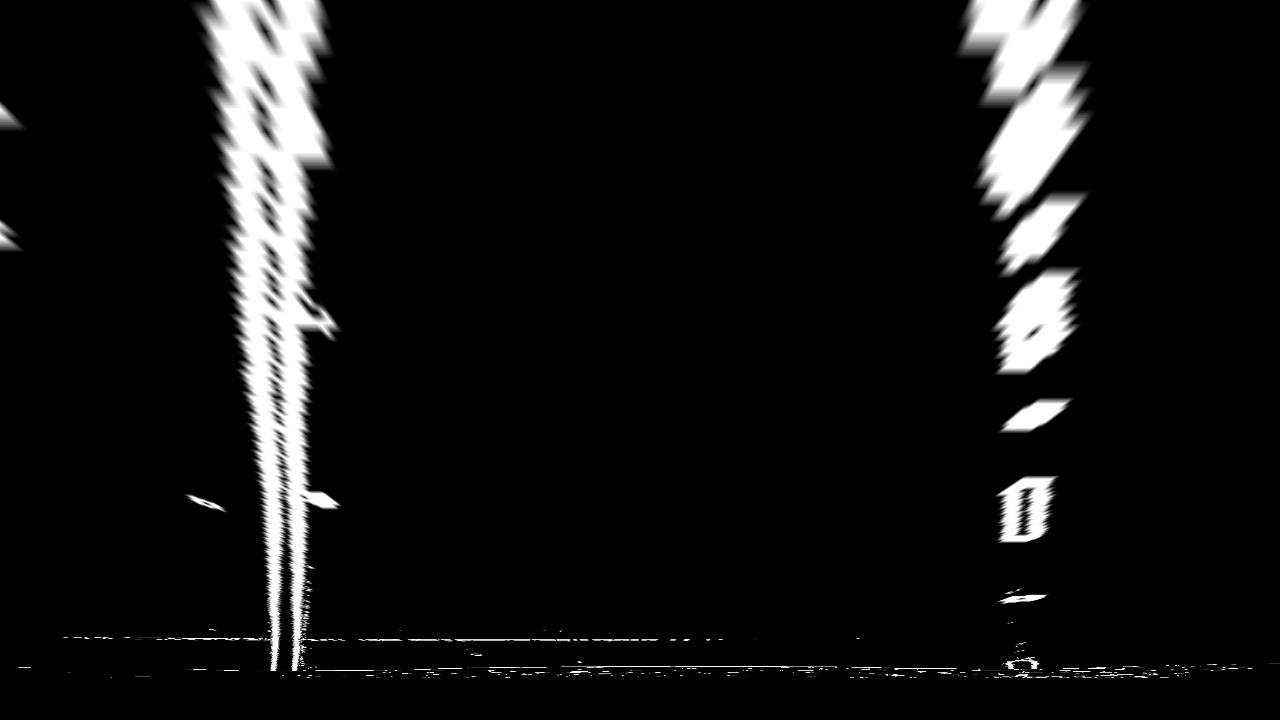
#> input picture warped.png, 1280 x 720 px
$ python histogram.py
#> lines starting #> are read from the running program, lines starting #| are printed output that depends on the picture
import numpy as np
import cv2
import PIL
import matplotlib.image as mpimg
import matplotlib.pyplot as plt


warped_gray = cv2.cvtColor(cv2.imread('./warped.png'), cv2.COLOR_RGB2GRAY)
#> warped_gray: shape (720, 1280); min 0, max 255, mean 18.8
threshold = (200, 255)
warped_binary = np.zeros_like(warped_gray)
warped_binary[(warped_gray > threshold[0]) & (warped_gray <= threshold[1])] = 1

plt.imshow(warped_binary, cmap='gray')
plt.show()
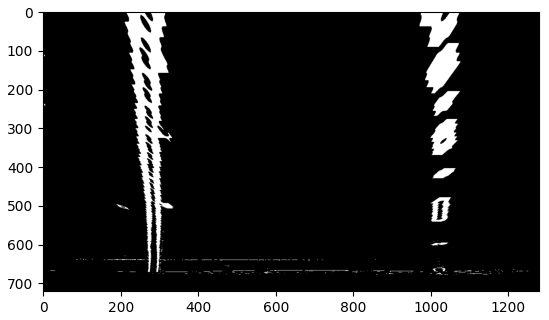
#> figure drawn by matplotlib, 1 panel

# OpenCV uses both mathematical and image coordinate systems!
histogram = np.sum(warped_binary[warped_binary.shape[0]//2:,:], axis=0)

plt.plot(histogram)
plt.show()
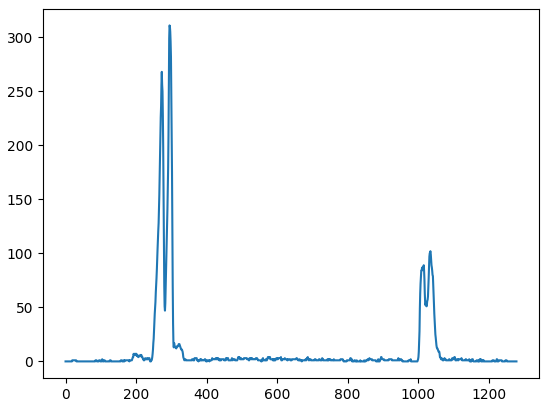
#> figure drawn by matplotlib, 1 panel; curve peaks at x = 295, y = 311


#out_img = np.dstack((binary_warped, binary_warped, binary_warped))*255
